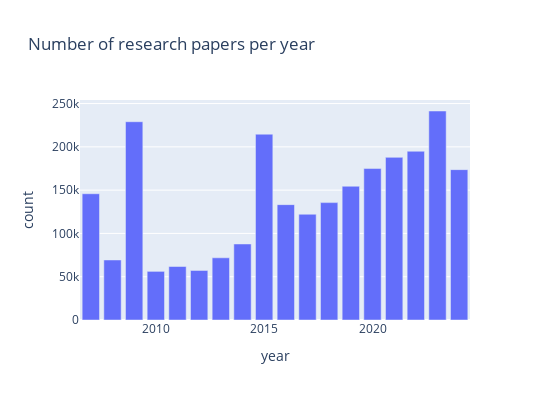

Notebook source saved alongside this figure:
### Code cell
# Show number of papers by year, let's use `update_date` for the year info
arxiv_metadata['update_date'] = pd.to_datetime(arxiv_metadata['update_date'])
arxiv_metadata['year'] = arxiv_metadata['update_date'].dt.year

year_counts = arxiv_metadata['year'].value_counts().reset_index()
year_counts.columns = ['year', 'count']

fig = px.bar(year_counts, x='year', y='count', title='Number of research papers per year')

fig.update_layout(
    width=550,
    height=400,
)

save_and_show(fig, "research_per_year")

### Figure 1 — Plotly figure (JSON) as saved in the notebook; plotly's stock layout.template omitted (floating-point values rounded to 4 significant figures)
{"data": [{"alignmentgroup": "True", "hovertemplate": "year=%{x}<br>count=%{y}<extra></extra>", "legendgroup": "", "marker": {"color": "#636efa", "pattern": {"shape": ""}}, "name": "", "offsetgroup": "", "orientation": "v", "showlegend": false, "textposition": "auto", "type": "bar", "x": [2023, 2009, 2015, 2022, 2021, 2020, 2024, 2019, 2007, 2018, 2016, 2017, 2014, 2013, 2008, 2011, 2012, 2010], "xaxis": "x", "y": [241399, 229007, 214603, 194900, 187853, 174921, 173682, 154500, 145829, 135574, 133257, 122141, 87816, 71825, 69325, 61788, 57214, 56171], "yaxis": "y"}], "layout": {"barmode": "relative", "height": 400, "legend": {"tracegroupgap": 0}, "title": {"text": "Number of research papers per year"}, "width": 550, "xaxis": {"anchor": "y", "autorange": true, "domain": [0, 1], "range": [2006.0, 2024.0], "title": {"text": "year"}, "type": "linear"}, "yaxis": {"anchor": "x", "autorange": true, "domain": [0, 1], "range": [0, 254100.0], "title": {"text": "count"}, "type": "linear"}}}
